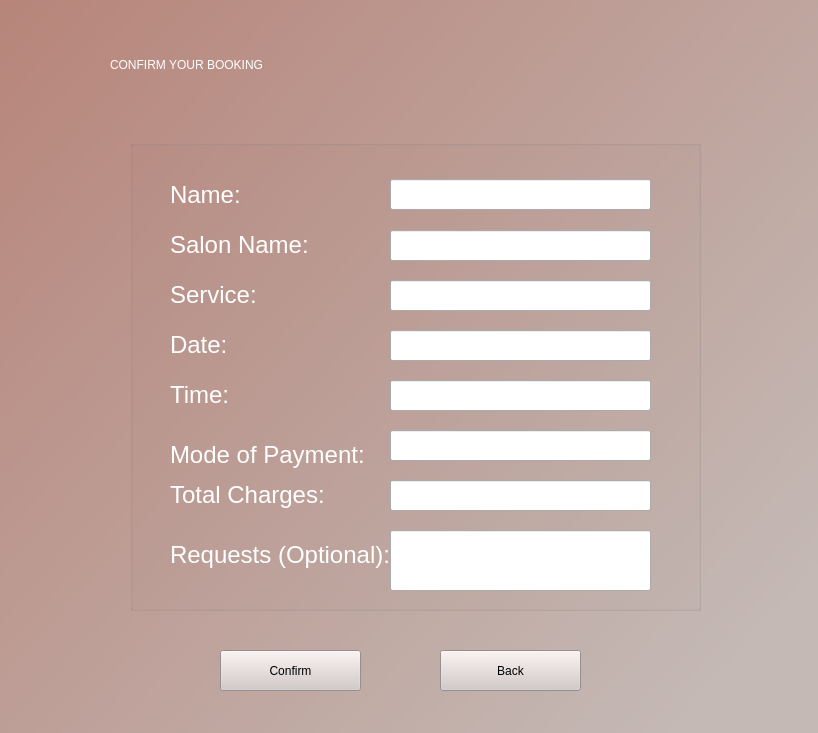
<?xml version="1.0" encoding="UTF-8"?>
<ui version="4.0">
 <class>Form</class>
 <widget class="QWidget" name="Form">
  <property name="geometry">
   <rect>
    <x>0</x>
    <y>0</y>
    <width>818</width>
    <height>733</height>
   </rect>
  </property>
  <property name="windowTitle">
   <string>Form</string>
  </property>
  <widget class="QLabel" name="label">
   <property name="geometry">
    <rect>
     <x>-10</x>
     <y>-10</y>
     <width>831</width>
     <height>781</height>
    </rect>
   </property>
   <property name="styleSheet">
    <string notr="true">background-color: qlineargradient(spread:pad, x1:0, y1:0, x2:0.96, y2:0.789773, stop:0 rgba(183, 132, 121, 255), stop:1 rgba(196, 185, 181, 255));</string>
   </property>
   <property name="text">
    <string/>
   </property>
  </widget>
  <widget class="QLabel" name="label_2">
   <property name="geometry">
    <rect>
     <x>110</x>
     <y>40</y>
     <width>771</width>
     <height>91</height>
    </rect>
   </property>
   <property name="styleSheet">
    <string notr="true">font: 63 48pt &quot;Bahnschrift SemiBold Condensed&quot;;color:rgb(255, 255, 255)</string>
   </property>
   <property name="text">
    <string>&lt;html&gt;&lt;head/&gt;&lt;body&gt;&lt;p&gt;CONFIRM YOUR BOOKING&lt;/p&gt;&lt;p&gt;&lt;br/&gt;&lt;/p&gt;&lt;/body&gt;&lt;/html&gt;</string>
   </property>
  </widget>
  <widget class="QGroupBox" name="groupBox">
   <property name="geometry">
    <rect>
     <x>130</x>
     <y>140</y>
     <width>571</width>
     <height>471</height>
    </rect>
   </property>
   <property name="title">
    <string/>
   </property>
   <widget class="QLabel" name="label_3">
    <property name="geometry">
     <rect>
      <x>40</x>
      <y>30</y>
      <width>381</width>
      <height>51</height>
     </rect>
    </property>
    <property name="styleSheet">
     <string notr="true">font: 63 48pt &quot;Bahnschrift SemiBold Condensed&quot;;color:rgb(255, 255, 255)</string>
    </property>
    <property name="text">
     <string>&lt;html&gt;&lt;head/&gt;&lt;body&gt;&lt;p&gt;&lt;span style=&quot; font-size:18pt;&quot;&gt;Name:&lt;/span&gt;&lt;/p&gt;&lt;/body&gt;&lt;/html&gt;</string>
    </property>
   </widget>
   <widget class="QLabel" name="label_4">
    <property name="geometry">
     <rect>
      <x>40</x>
      <y>60</y>
      <width>771</width>
      <height>91</height>
     </rect>
    </property>
    <property name="styleSheet">
     <string notr="true">font: 63 48pt &quot;Bahnschrift SemiBold Condensed&quot;;color:rgb(255, 255, 255)</string>
    </property>
    <property name="text">
     <string>&lt;html&gt;&lt;head/&gt;&lt;body&gt;&lt;p&gt;&lt;span style=&quot; font-size:18pt;&quot;&gt;Salon Name:&lt;/span&gt;&lt;/p&gt;&lt;/body&gt;&lt;/html&gt;</string>
    </property>
   </widget>
   <widget class="QLabel" name="label_5">
    <property name="geometry">
     <rect>
      <x>40</x>
      <y>110</y>
      <width>771</width>
      <height>91</height>
     </rect>
    </property>
    <property name="styleSheet">
     <string notr="true">font: 63 48pt &quot;Bahnschrift SemiBold Condensed&quot;;color:rgb(255, 255, 255)</string>
    </property>
    <property name="text">
     <string>&lt;html&gt;&lt;head/&gt;&lt;body&gt;&lt;p&gt;&lt;span style=&quot; font-size:18pt;&quot;&gt;Service:&lt;/span&gt;&lt;/p&gt;&lt;/body&gt;&lt;/html&gt;</string>
    </property>
   </widget>
   <widget class="QLabel" name="label_6">
    <property name="geometry">
     <rect>
      <x>40</x>
      <y>160</y>
      <width>771</width>
      <height>91</height>
     </rect>
    </property>
    <property name="styleSheet">
     <string notr="true">font: 63 48pt &quot;Bahnschrift SemiBold Condensed&quot;;color:rgb(255, 255, 255)</string>
    </property>
    <property name="text">
     <string>&lt;html&gt;&lt;head/&gt;&lt;body&gt;&lt;p&gt;&lt;span style=&quot; font-size:18pt;&quot;&gt;Date:&lt;/span&gt;&lt;/p&gt;&lt;/body&gt;&lt;/html&gt;</string>
    </property>
   </widget>
   <widget class="QLabel" name="label_7">
    <property name="geometry">
     <rect>
      <x>40</x>
      <y>210</y>
      <width>771</width>
      <height>91</height>
     </rect>
    </property>
    <property name="styleSheet">
     <string notr="true">font: 63 48pt &quot;Bahnschrift SemiBold Condensed&quot;;color:rgb(255, 255, 255)</string>
    </property>
    <property name="text">
     <string>&lt;html&gt;&lt;head/&gt;&lt;body&gt;&lt;p&gt;&lt;span style=&quot; font-size:18pt;&quot;&gt;Time:&lt;/span&gt;&lt;/p&gt;&lt;/body&gt;&lt;/html&gt;</string>
    </property>
   </widget>
   <widget class="QLabel" name="label_8">
    <property name="geometry">
     <rect>
      <x>40</x>
      <y>290</y>
      <width>771</width>
      <height>91</height>
     </rect>
    </property>
    <property name="styleSheet">
     <string notr="true">font: 63 48pt &quot;Bahnschrift SemiBold Condensed&quot;;color:rgb(255, 255, 255)</string>
    </property>
    <property name="text">
     <string>&lt;html&gt;&lt;head/&gt;&lt;body&gt;&lt;p&gt;&lt;span style=&quot; font-size:18pt;&quot;&gt;Mode of Payment:&lt;/span&gt;&lt;/p&gt;&lt;p&gt;&lt;br/&gt;&lt;/p&gt;&lt;/body&gt;&lt;/html&gt;</string>
    </property>
   </widget>
   <widget class="QLabel" name="label_9">
    <property name="geometry">
     <rect>
      <x>40</x>
      <y>310</y>
      <width>771</width>
      <height>91</height>
     </rect>
    </property>
    <property name="styleSheet">
     <string notr="true">font: 63 48pt &quot;Bahnschrift SemiBold Condensed&quot;;color:rgb(255, 255, 255)</string>
    </property>
    <property name="text">
     <string>&lt;html&gt;&lt;head/&gt;&lt;body&gt;&lt;p&gt;&lt;span style=&quot; font-size:18pt;&quot;&gt;Total Charges:&lt;/span&gt;&lt;/p&gt;&lt;/body&gt;&lt;/html&gt;</string>
    </property>
   </widget>
   <widget class="QLineEdit" name="name">
    <property name="geometry">
     <rect>
      <x>260</x>
      <y>39</y>
      <width>261</width>
      <height>31</height>
     </rect>
    </property>
   </widget>
   <widget class="QLineEdit" name="salonName">
    <property name="geometry">
     <rect>
      <x>260</x>
      <y>90</y>
      <width>261</width>
      <height>31</height>
     </rect>
    </property>
   </widget>
   <widget class="QLineEdit" name="service">
    <property name="geometry">
     <rect>
      <x>260</x>
      <y>140</y>
      <width>261</width>
      <height>31</height>
     </rect>
    </property>
   </widget>
   <widget class="QLineEdit" name="charges">
    <property name="geometry">
     <rect>
      <x>260</x>
      <y>340</y>
      <width>261</width>
      <height>31</height>
     </rect>
    </property>
   </widget>
   <widget class="QLabel" name="label_10">
    <property name="geometry">
     <rect>
      <x>40</x>
      <y>370</y>
      <width>771</width>
      <height>91</height>
     </rect>
    </property>
    <property name="styleSheet">
     <string notr="true">font: 63 48pt &quot;Bahnschrift SemiBold Condensed&quot;;color:rgb(255, 255, 255)</string>
    </property>
    <property name="text">
     <string>&lt;html&gt;&lt;head/&gt;&lt;body&gt;&lt;p&gt;&lt;span style=&quot; font-size:18pt;&quot;&gt;Requests (Optional):&lt;/span&gt;&lt;/p&gt;&lt;/body&gt;&lt;/html&gt;</string>
    </property>
   </widget>
   <widget class="QLineEdit" name="requests">
    <property name="geometry">
     <rect>
      <x>260</x>
      <y>390</y>
      <width>261</width>
      <height>61</height>
     </rect>
    </property>
   </widget>
   <widget class="QLineEdit" name="date">
    <property name="geometry">
     <rect>
      <x>260</x>
      <y>190</y>
      <width>261</width>
      <height>31</height>
     </rect>
    </property>
   </widget>
   <widget class="QLineEdit" name="time">
    <property name="geometry">
     <rect>
      <x>260</x>
      <y>240</y>
      <width>261</width>
      <height>31</height>
     </rect>
    </property>
   </widget>
   <widget class="QLineEdit" name="paymeth">
    <property name="geometry">
     <rect>
      <x>260</x>
      <y>290</y>
      <width>261</width>
      <height>31</height>
     </rect>
    </property>
   </widget>
  </widget>
  <widget class="QPushButton" name="confirm">
   <property name="geometry">
    <rect>
     <x>220</x>
     <y>650</y>
     <width>141</width>
     <height>41</height>
    </rect>
   </property>
   <property name="styleSheet">
    <string notr="true">background-color: rgb(210, 200, 199);
font: 25 18pt &quot;Segoe UI Light&quot;;</string>
   </property>
   <property name="text">
    <string>Confirm</string>
   </property>
  </widget>
  <widget class="QPushButton" name="back">
   <property name="geometry">
    <rect>
     <x>440</x>
     <y>650</y>
     <width>141</width>
     <height>41</height>
    </rect>
   </property>
   <property name="styleSheet">
    <string notr="true">background-color: rgb(210, 200, 199);
font: 25 18pt &quot;Segoe UI Light&quot;;</string>
   </property>
   <property name="text">
    <string>Back</string>
   </property>
  </widget>
 </widget>
 <resources/>
 <connections/>
</ui>
